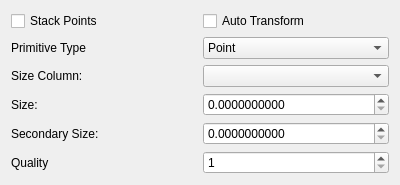
<ui version="4.0" >
 <class>PointWidget</class>
 <widget class="QWidget" name="PointWidget" >
  <property name="geometry" >
   <rect>
    <x>0</x>
    <y>0</y>
    <width>400</width>
    <height>178</height>
   </rect>
  </property>
  <property name="windowTitle" >
   <string>PointWidget</string>
  </property>
  <layout class="QVBoxLayout" >
   <item>
    <layout class="QHBoxLayout" >
     <item>
      <widget class="QCheckBox" name="_stackPoints" >
       <property name="text" >
        <string>Stack Points</string>
       </property>
      </widget>
     </item>
     <item>
      <widget class="QCheckBox" name="_autoTransform" >
       <property name="text" >
        <string>Auto Transform</string>
       </property>
      </widget>
     </item>
    </layout>
   </item>
   <item>
    <layout class="QHBoxLayout" >
     <item>
      <widget class="QLabel" name="label_5" >
       <property name="text" >
        <string>Primitive Type</string>
       </property>
      </widget>
     </item>
     <item>
      <widget class="QComboBox" name="_primitiveType" >
       <item>
        <property name="text" >
         <string>Point</string>
        </property>
       </item>
       <item>
        <property name="text" >
         <string>Sphere</string>
        </property>
       </item>
       <item>
        <property name="text" >
         <string>Cone</string>
        </property>
       </item>
       <item>
        <property name="text" >
         <string>Disk</string>
        </property>
       </item>
       <item>
        <property name="text" >
         <string>Cube</string>
        </property>
       </item>
       <item>
        <property name="text" >
         <string>Inverted Cone</string>
        </property>
       </item>
       <item>
        <property name="text" >
         <string>Cylinder</string>
        </property>
       </item>
      </widget>
     </item>
    </layout>
   </item>
   <item>
    <layout class="QHBoxLayout" >
     <item>
      <widget class="QLabel" name="label_4" >
       <property name="text" >
        <string>Size Column:</string>
       </property>
      </widget>
     </item>
     <item>
      <widget class="QComboBox" name="_sizeColumn" />
     </item>
    </layout>
   </item>
   <item>
    <layout class="QHBoxLayout" >
     <item>
      <widget class="QLabel" name="label" >
       <property name="text" >
        <string>Size:</string>
       </property>
      </widget>
     </item>
     <item>
      <widget class="QDoubleSpinBox" name="_size" >
       <property name="decimals" >
        <number>10</number>
       </property>
       <property name="maximum" >
        <double>1000000000000000.000000000000000</double>
       </property>
      </widget>
     </item>
    </layout>
   </item>
   <item>
    <layout class="QHBoxLayout" >
     <item>
      <widget class="QLabel" name="label_2" >
       <property name="text" >
        <string>Secondary Size:</string>
       </property>
      </widget>
     </item>
     <item>
      <widget class="QDoubleSpinBox" name="_secondarySize" >
       <property name="decimals" >
        <number>10</number>
       </property>
       <property name="maximum" >
        <double>1000000000000000.000000000000000</double>
       </property>
      </widget>
     </item>
    </layout>
   </item>
   <item>
    <layout class="QHBoxLayout" >
     <item>
      <widget class="QLabel" name="label_3" >
       <property name="text" >
        <string>Quality</string>
       </property>
      </widget>
     </item>
     <item>
      <widget class="QSpinBox" name="_quality" >
       <property name="minimum" >
        <number>1</number>
       </property>
       <property name="maximum" >
        <number>100</number>
       </property>
      </widget>
     </item>
    </layout>
   </item>
  </layout>
 </widget>
 <resources/>
 <connections/>
</ui>
